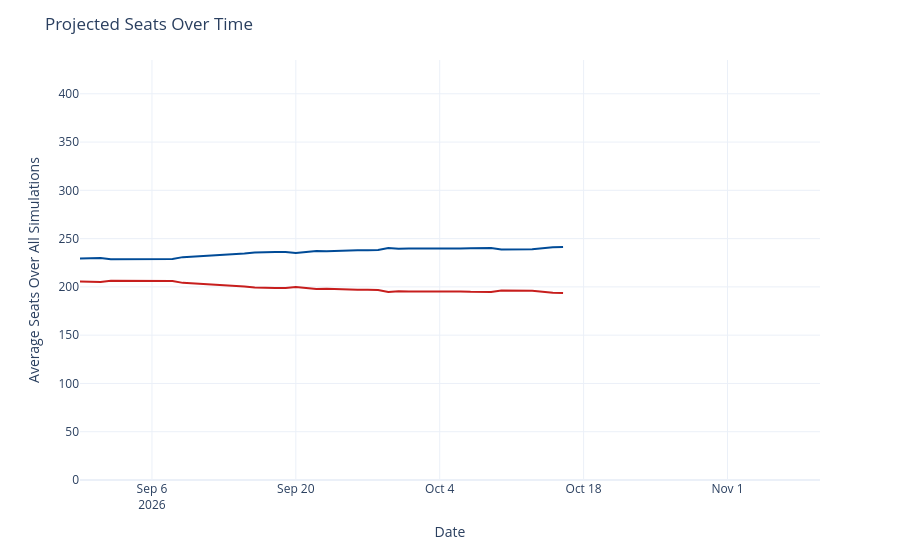

Notebook cell for this chart:
### Code cell
seats_over_time = output_ts[(output_ts['geo'] == 'US House') &
                             (output_ts['type'] == 'seats')]
seats_over_time['rep_seats'] = seats_over_time['y'].map(lambda x: 435 - x)
seats_over_time = seats_over_time.rename({'y': 'Democrats', 'rep_seats': 'Republicans'}, axis=1)
seats_time_ser = px.line(seats_over_time, x='date', y=['Democrats', 'Republicans'], template='plotly_white',
                        color_discrete_map={'Democrats': '#004b97', 'Republicans': '#c71e1d'},)
seats_time_ser.update_traces(hovertemplate="%{y:.1f}")
seats_time_ser.update_layout(
    xaxis=dict(range=[pd.to_datetime('2026-08-30'), pd.to_datetime('2026-11-10')]),
    yaxis=dict(range=[0, 435]),
    xaxis_title='Date',
    yaxis_title='Average Seats Over All Simulations',
    title=dict(text="Projected Seats Over Time"),
    hovermode="x",
    showlegend=False
)
seats_time_ser

### Figure 1 — Plotly figure (JSON) as saved in the notebook; plotly's stock layout.template omitted (floating-point values rounded to 4 significant figures)
{"data": [{"hovertemplate": "%{y:.1f}", "legendgroup": "Democrats", "line": {"color": "#004b97", "dash": "solid"}, "marker": {"symbol": "circle"}, "mode": "lines", "name": "Democrats", "orientation": "v", "showlegend": true, "type": "scatter", "x": ["2026-08-30", "2026-08-31", "2026-09-01", "2026-09-02", "2026-09-03", "2026-09-04", "2026-09-05", "2026-09-06", "2026-09-07", "2026-09-08", "2026-09-09", "2026-09-14", "2026-09-15", "2026-09-16", "2026-09-17", "2026-09-18", "2026-09-19", "2026-09-20", "2026-09-21", "2026-09-22", "2026-09-23", "2026-09-24", "2026-09-25", "2026-09-26", "2026-09-27", "2026-09-28", "2026-09-29", "2026-09-30", "2026-10-01", "2026-10-02", "2026-10-03", "2026-10-04", "2026-10-05", "2026-10-06", "2026-10-07", "2026-10-08", "2026-10-09", "2026-10-10", "2026-10-11", "2026-10-12", "2026-10-13", "2026-10-15", "2026-10-16"], "xaxis": "x", "y": [229.4, 230.0, 230.0, 228.5, 228.5, 228.7, 228.7, 228.9, 228.8, 228.9, 230.8, 233.6, 234.7, 235.7, 236.2, 236.1, 236.0, 235.0, 236.2, 237.2, 236.9, 237.4, 237.9, 237.9, 237.9, 238.2, 240.4, 239.5, 239.7, 239.6, 239.5, 239.7, 239.8, 239.7, 240.1, 240.1, 240.2, 238.8, 238.7, 238.7, 238.9, 240.9, 241.3], "yaxis": "y"}, {"hovertemplate": "%{y:.1f}", "legendgroup": "Republicans", "line": {"color": "#c71e1d", "dash": "solid"}, "marker": {"symbol": "circle"}, "mode": "lines", "name": "Republicans", "orientation": "v", "showlegend": true, "type": "scatter", "x": ["2026-08-30", "2026-08-31", "2026-09-01", "2026-09-02", "2026-09-03", "2026-09-04", "2026-09-05", "2026-09-06", "2026-09-07", "2026-09-08", "2026-09-09", "2026-09-14", "2026-09-15", "2026-09-16", "2026-09-17", "2026-09-18", "2026-09-19", "2026-09-20", "2026-09-21", "2026-09-22", "2026-09-23", "2026-09-24", "2026-09-25", "2026-09-26", "2026-09-27", "2026-09-28", "2026-09-29", "2026-09-30", "2026-10-01", "2026-10-02", "2026-10-03", "2026-10-04", "2026-10-05", "2026-10-06", "2026-10-07", "2026-10-08", "2026-10-09", "2026-10-10", "2026-10-11", "2026-10-12", "2026-10-13", "2026-10-15", "2026-10-16"], "xaxis": "x", "y": [205.6, 205.0, 205.0, 206.5, 206.5, 206.3, 206.3, 206.1, 206.2, 206.1, 204.2, 201.4, 200.3, 199.3, 198.8, 198.9, 199.0, 200.0, 198.8, 197.8, 198.1, 197.6, 197.1, 197.1, 197.1, 196.8, 194.6, 195.5, 195.3, 195.4, 195.5, 195.3, 195.2, 195.3, 194.9, 194.9, 194.8, 196.2, 196.3, 196.3, 196.1, 194.1, 193.7], "yaxis": "y"}], "layout": {"hovermode": "x", "legend": {"title": {"text": "variable"}, "tracegroupgap": 0}, "margin": {"t": 60}, "showlegend": false, "title": {"text": "Projected Seats Over Time"}, "xaxis": {"anchor": "y", "domain": [0, 1], "range": ["2026-08-30T00:00:00", "2026-11-10T00:00:00"], "title": {"text": "Date"}}, "yaxis": {"anchor": "x", "domain": [0, 1], "range": [0, 435], "title": {"text": "Average Seats Over All Simulations"}}}}
